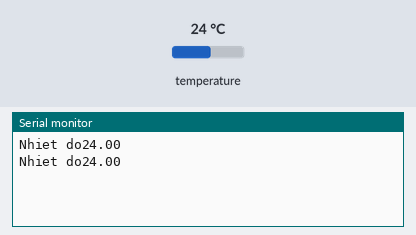
Simulated run of this sketch. Board: Arduino Uno, built with avr-gcc and run on an emulated ATmega328P. Parts: the last lines printed to the serial monitor. Inputs (shaded band) come from the test bench; at power-on: temperature 24 °C.

Above: at 3.3 s.
3.4 s: temperature set to 12 °C
At 5.0 s:
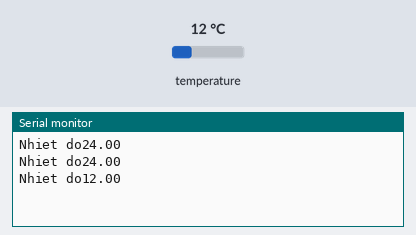
5.9 s: temperature set to 19 °C
At 7.5 s:
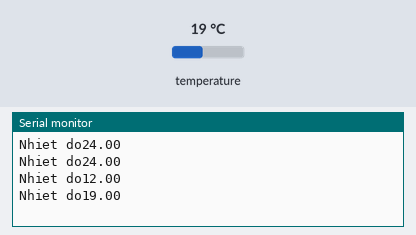
Timing chart, 0 to 9.0 s (numbered marks = the images above; inputs shaded):
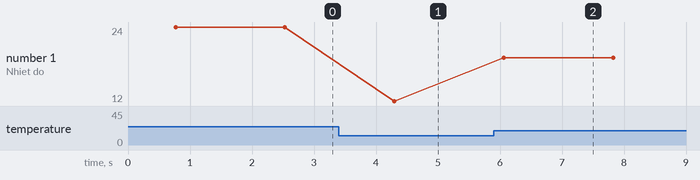

The sketch:

doc_gia_tri_CB_ds18B20.ino
```cpp
#include <OneWire.h>
#include <DallasTemperature.h>
 // Chân nối với Arduino
#define ONE_WIRE_BUS 2       //Thiết đặt thư viện onewire
OneWire oneWire(ONE_WIRE_BUS);
//Mình dùng thư viện DallasTemperature để đọc
DallasTemperature sensors(&oneWire);
 void setup(void)
{
  Serial.begin(9600);
  sensors.begin();
}
void loop(void)
{
  sensors.requestTemperatures();
  Serial.print("Nhiet do");
  Serial.println(sensors.getTempCByIndex(0)); // Vì chỉ 1cảm biến nên dùng 0
  //chờ 1 s rồi đọc giá trị cảm biến
  delay(1000);
}
```

Measured:
- after the input at 3.4 s, the serial monitor: prints a new line after 0.90 s (image 1)
- after the input at 5.9 s, the serial monitor: prints a new line after 0.16 s (image 2)
- plotted number 1: 24 → 12 after the input at 3.4 s, 12 → 19 after the input at 5.9 s
